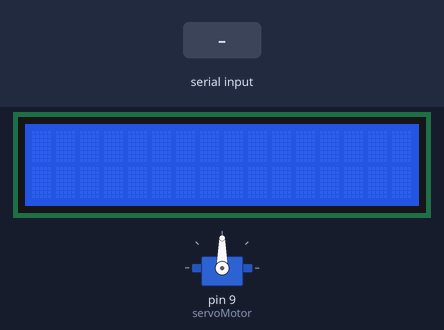
Simulated run of this sketch. Board: Arduino Uno, built with avr-gcc and run on an emulated ATmega328P. Parts: 16×2 character LCD, servo. The inputs (shaded band) are chosen by the test bench.

Above: at 1.2 s.
1.3 s: "101\n" received over Serial
At 4.2 s:
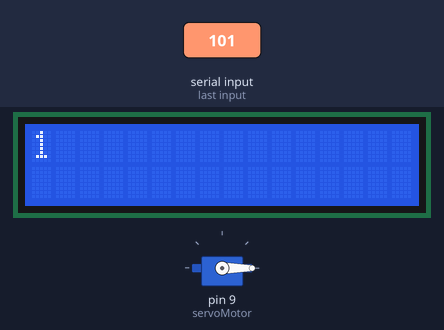
4.3 s: "102\n" received over Serial
At 7.2 s:
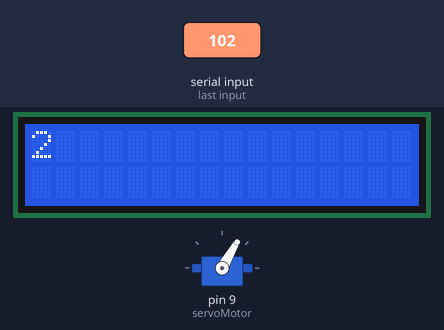
7.3 s: "103\n" received over Serial
At 10.2 s:
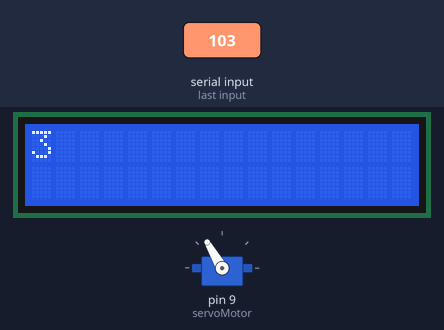
10.3 s: "104\n" received over Serial
At 14.0 s:
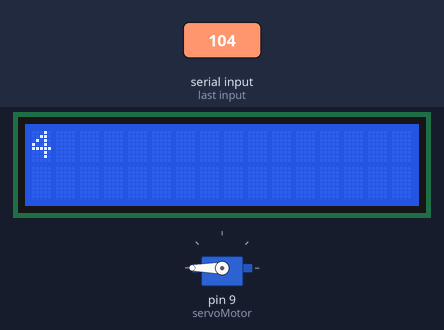
Timing chart, 0 to 14.3 s (numbered marks = the images above; inputs shaded):
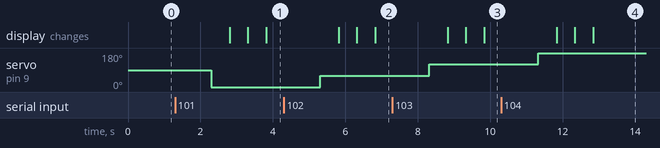

Measured:
- after the input at 1.3 s, servo on pin 9 (servoMotor): 90° → 0° after 1.0 s; the display: first changes after 1.5 s (image 1 shows a later state)
- after the input at 4.3 s, servo on pin 9 (servoMotor): 0° → 60° after 1.0 s; the display: first changes after 1.5 s (image 2 shows a later state)
- after the input at 7.3 s, servo on pin 9 (servoMotor): 60° → 120° after 1.0 s; the display: first changes after 1.5 s (image 3 shows a later state)
- after the input at 10.3 s, servo on pin 9 (servoMotor): 120° → 180° after 1.0 s; the display: first changes after 1.5 s (image 4 shows a later state)

The sketch:

ocr.ino
```cpp
#include <LiquidCrystal.h>
#include <Servo.h>
LiquidCrystal lcd(4, 6, 10, 11, 12, 13); // LCD 핀 설정에 맞게 변경
Servo servoMotor;
String dong;
String cmd;
void setup() {
  Serial.begin(9600);
  lcd.begin(16, 2); // LCD의 행과 열 개수에 맞게 변경
  servoMotor.attach(9); // 서보 모터 핀 번호에 맞게 변경
  }
void loop() {
  if(Serial.available()){
    cmd = Serial.readString();
    cmd.trim(); // Remove leading/trailing whitespace
    int cmdLength = cmd.length();
    dong = cmd.substring((cmdLength-3) % cmdLength, min((cmdLength-3) % cmdLength + 16, cmdLength));
    servoLoop(dong.toInt());
    for(int i = 0; i < cmdLength; i++)
    {
      lcd.clear();
      lcd.setCursor(0, 0);
      // Calculate the substring based on the current index and length
      String displayText = cmd.substring(i % cmdLength, min(i % cmdLength + 16, cmdLength));
      lcd.print(displayText);
      delay(500);
    }
  }
}
 void servoLoop(int dong) {
   if (dong == 101) {
     moveServo(0);
   }
   else if (dong == 102) {
     moveServo(60);
   }
   else if (dong == 103) {
     moveServo(120);
   }
   else if (dong == 104) {
     moveServo(180);
   }
 }
 void moveServo(int angle) {
   servoMotor.write(angle);
   delay(500);
 }
```
